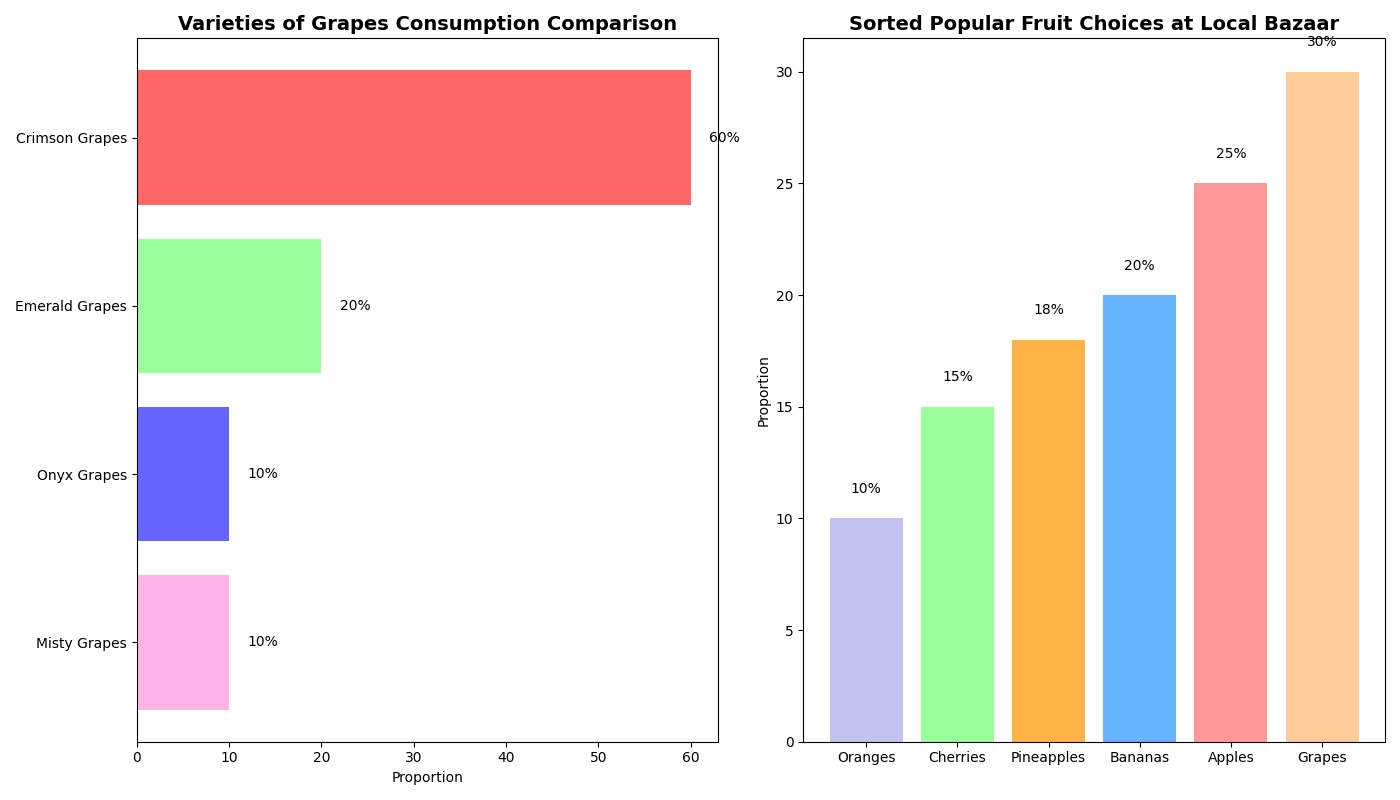

Python code for this plot:
import matplotlib.pyplot as plt
import numpy as np

# Data
fruit_types = ['Apples', 'Bananas', 'Cherries', 'Grapes', 'Oranges', 'Pineapples']
preferences_percentages = [25, 20, 15, 30, 10, 18]
colors = ['#ff9999', '#66b3ff', '#99ff99', '#ffcc99', '#c2c2f0', '#ffb347']

fig, ax = plt.subplots(1, 2, figsize=(14, 8))

# Side Bar Chart: Detailed View of Grapes Varieties
grape_subtypes = ['Crimson Grapes', 'Emerald Grapes', 'Onyx Grapes', 'Misty Grapes']
grape_preferences = [60, 20, 10, 10]
grape_colors = ['#ff6666', '#99ff99', '#6666ff', '#ffb3e6']
y_pos = np.arange(len(grape_subtypes))

ax[0].barh(y_pos, grape_preferences, color=grape_colors)
ax[0].set_yticks(y_pos)
ax[0].set_yticklabels(grape_subtypes)
ax[0].invert_yaxis()
ax[0].set_xlabel('Proportion')
for index, value in enumerate(grape_preferences):
    ax[0].text(value + 2, index, f'{value}%', va='center', ha='left', fontsize=10)
ax[0].set_title('Varieties of Grapes Consumption Comparison', fontsize=14, fontweight='bold')

# Main Bar Chart: Sorted Fruit Choices
sorted_indices = np.argsort(preferences_percentages)
sorted_fruits = [fruit_types[i] for i in sorted_indices]
sorted_preferences = [preferences_percentages[i] for i in sorted_indices]
sorted_colors = [colors[i] for i in sorted_indices]
x_pos = np.arange(len(sorted_fruits))

ax[1].bar(x_pos, sorted_preferences, color=sorted_colors)
ax[1].set_xticks(x_pos)
ax[1].set_xticklabels(sorted_fruits)
ax[1].set_ylabel('Proportion')
for index, value in enumerate(sorted_preferences):
    ax[1].text(index, value + 1, f'{value}%', va='bottom', ha='center', fontsize=10)
ax[1].set_title('Sorted Popular Fruit Choices at Local Bazaar', fontsize=14, fontweight='bold')

plt.tight_layout()

plt.show()
